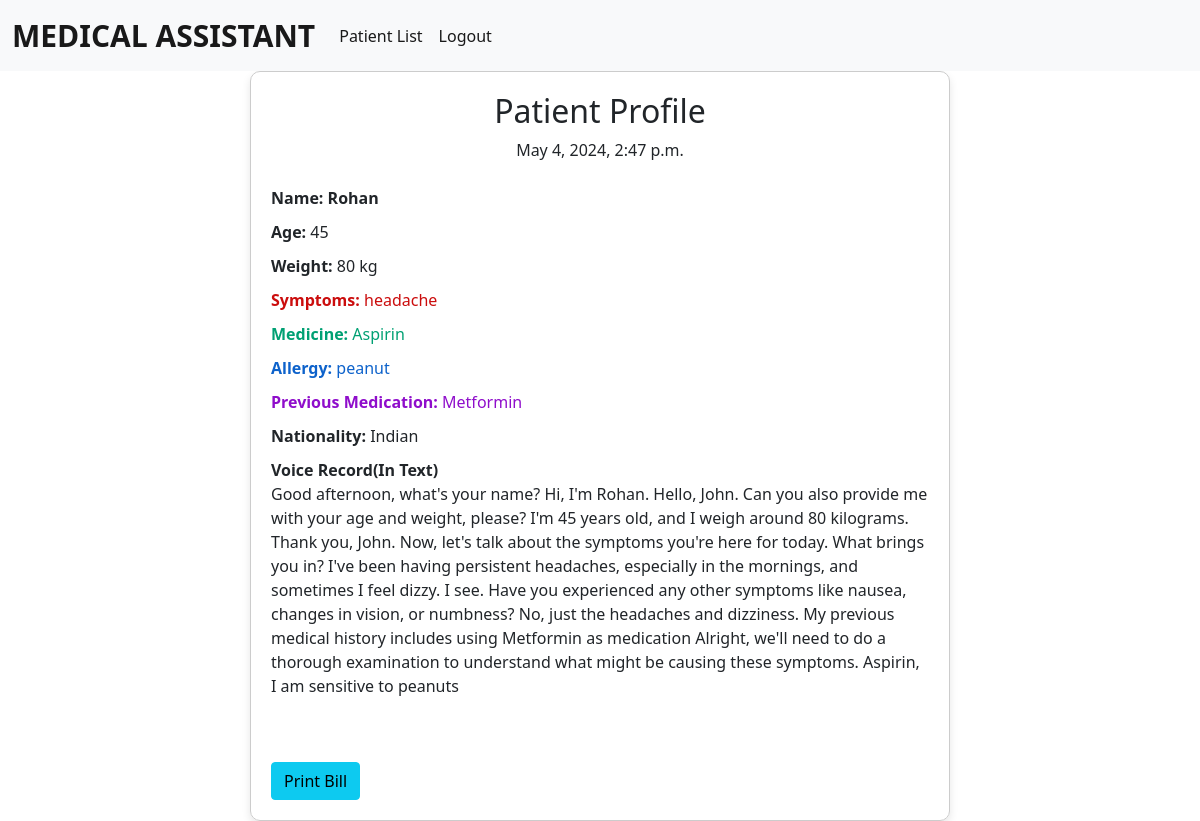
The page /patientprofile/5 on the database its author committed.
### app/models.py (models this page shows)
class PatentData(models.Model):
    name = models.CharField(max_length=100, null=True)
    age = models.CharField(max_length=100, null=True)
    medicine = models.CharField(max_length=100, null=True)
    allergy = models.CharField(max_length=100, null=True)
    previous_medication = models.CharField(max_length=100, null=True)
    weight = models.CharField(max_length=100, null=True)
    symptoms = models.TextField(null=True)
    recdata = models.TextField(null=True)
    created_at = models.DateTimeField(auto_now_add=True)

### app/views.py (the view)
# urls.py: path('patientprofile/<int:idd>', views.patientprofile, name='patientprofile'),
def patientprofile(request,idd):
    pdata = PatentData.objects.get(id=idd)
    return render(request, 'patientprofile.html',{"pdata":pdata})

### template/patientprofile.html (shortened to what this page needs)
{% load static %}
<!DOCTYPE html>
<html lang="en">
<head>
    <link href="https://cdn.jsdelivr.net/npm/bootstrap@5.0.2/dist/css/bootstrap.min.css" rel="stylesheet">
</head>
<body>
     <nav class="navbar navbar-expand-lg navbar-light bg-light">
      <div class="container-fluid">
        <a class="navbar-brand" href="#" style="font-weight: bold; font-size: 30px;">MEDICAL ASSISTANT   </a>
        <div class="collapse navbar-collapse" id="navbarSupportedContent">
          <ul class="navbar-nav me-auto mb-2 mb-lg-0">
            <li class="nav-item">
              <a class="nav-link active" aria-current="page" href="{% url 'patientlist' %}">Patient List</a>
            </li>
            <li class="nav-item">
              <a class="nav-link active" aria-current="page" href="{% url 'index' %}">Logout</a>
            </li>
          </ul>
        </div>
      </div>
    </nav>
  <div class="container">
    <div class="profile-card">
      <h2 class="text-center">Patient Profile</h2>
        <p class="text-center  mb-4">{{ pdata.created_at}}</p>
      <div class="profile-field" style="font-weight: bold;">
        <strong>Name:</strong> {{pdata.name}}
      </div>
      <div class="profile-field">
        <strong>Age:</strong> {{pdata.age}}
      </div>
      <div class="profile-field">
        <strong>Weight:</strong> {{pdata.weight}} kg
      </div>
      <div class="profile-field" style="color: rgb(203, 13, 13);">
        <strong>Symptoms:</strong> {{pdata.symptoms}}
      </div>
      <div class="profile-field" style="color: rgb(0, 160, 115);">
        <strong>Medicine:</strong> {{pdata.medicine}}
      </div>
      <div class="profile-field" style="color: rgb(13, 98, 203);">
        <strong>Allergy:</strong> {{pdata.allergy}}
      </div>
      <div class="profile-field" style="color: rgb(143, 13, 203);">
        <strong>Previous Medication:</strong> {{pdata.previous_medication}}
      </div>
      <div class="profile-field">
        <strong>Nationality:</strong> Indian
      </div>
      <div class="profile-field">
        <strong>Voice Record(In Text)</strong>
        <p>
          {{pdata.recdata}}
        </p>
      </div>
      <br><br>
      <button class="btn btn-info" onclick="print()">
        Print Bill
      </button>
    </div>
  </div>
</body>
</html>

### template/patientprofile.html (style rules this page uses)
.profile-card { max-width: 700px; margin: 0 auto; padding: 20px; border: 1px solid #ccc; border-radius: 10px; box-shadow: 0 4px 8px rgba(0, 0, 0, 0.1); }
.profile-field { margin-bottom: 10px; }

### rows shown on the page
PatentData: created_at "May 4, 2024, 2:47 p.m.", name "Rohan", age "45", weight "80", symptoms "headache", medicine "Aspirin", allergy "peanut", previous_medication "Metformin", recdata "Good afternoon, what's your name? Hi, I'm Rohan. Hello, John. Can you also provide me with your age and weight, please? I'm 45 years old, and I weigh around 80 kilograms. Thank you, John. Now, let's talk about the symptoms you're here for today. What brings you in? I've been having persistent headaches, especially in the mornings, and sometimes I feel dizzy. I see. Have you experienced any other symptoms like nausea, changes in vision, or numbness? No, just the headaches and dizziness. My previous medical history includes using Metformin as medication Alright, we'll need to do a thorough examination to understand what might be causing these symptoms. Aspirin, I am sensitive to peanuts"
